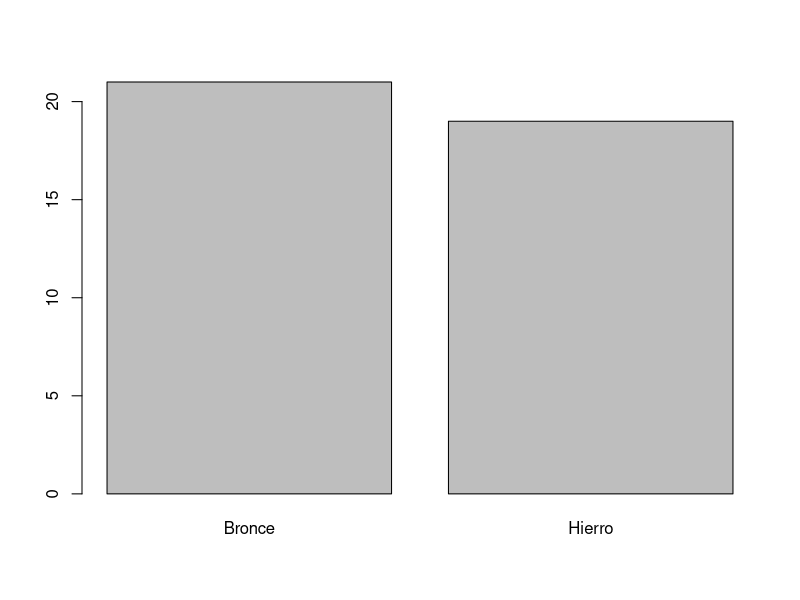
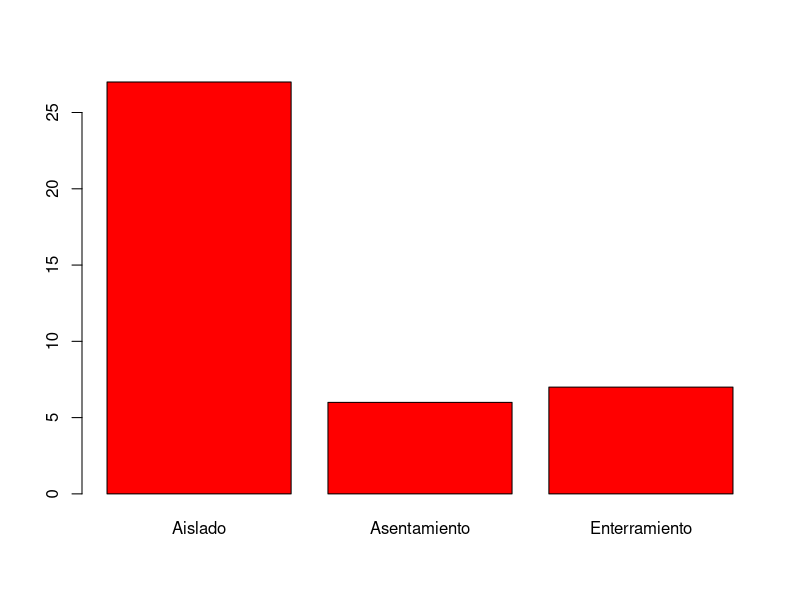
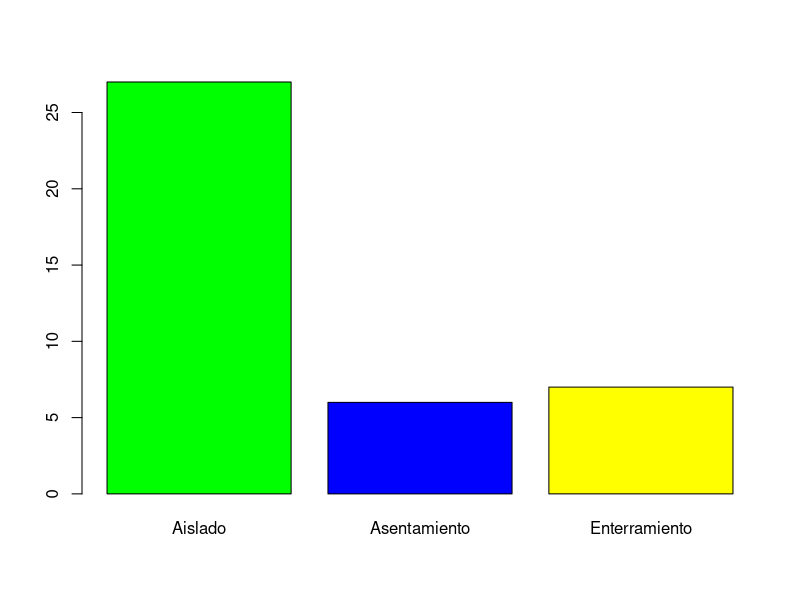
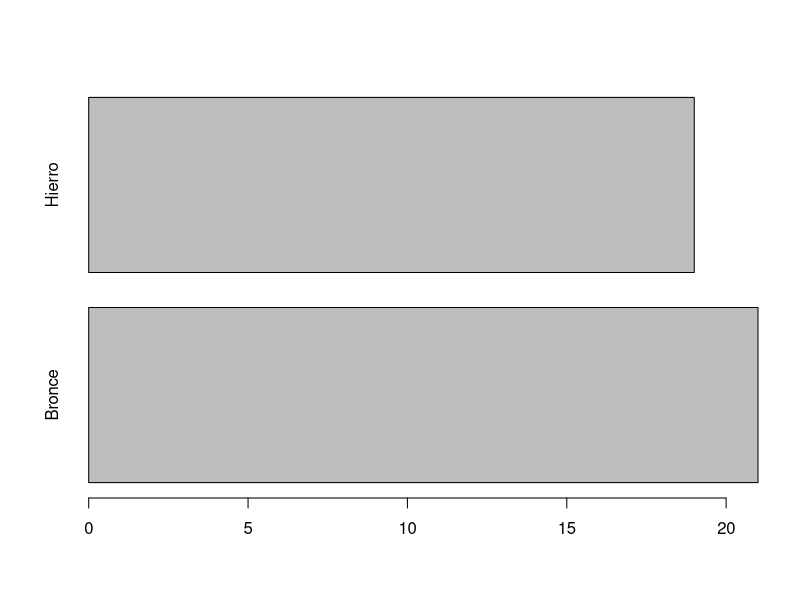
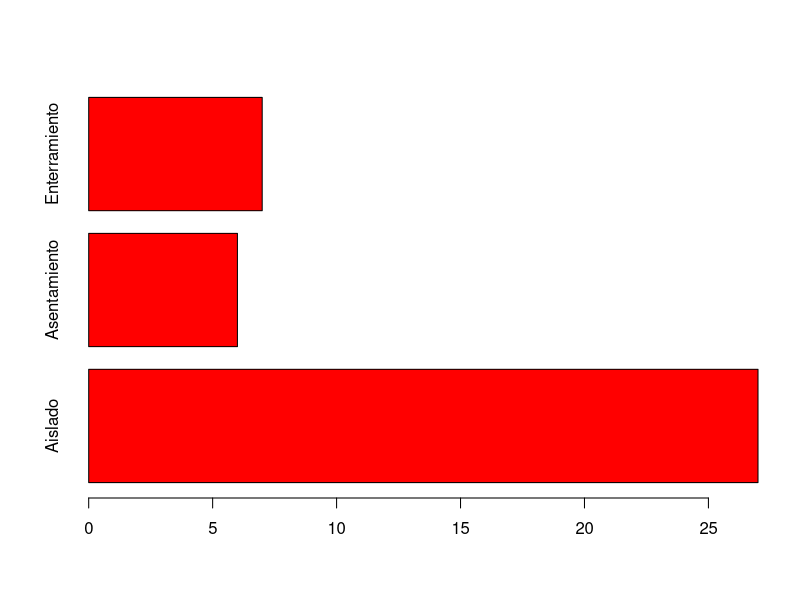
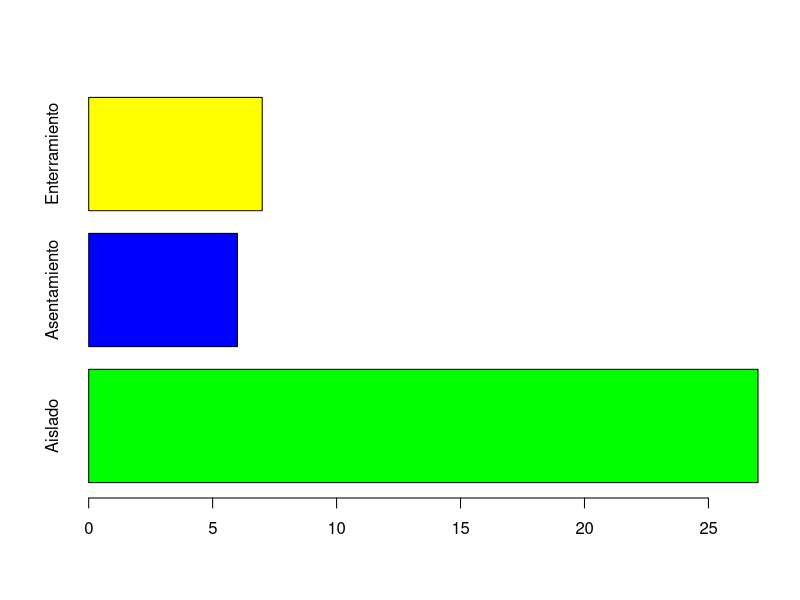
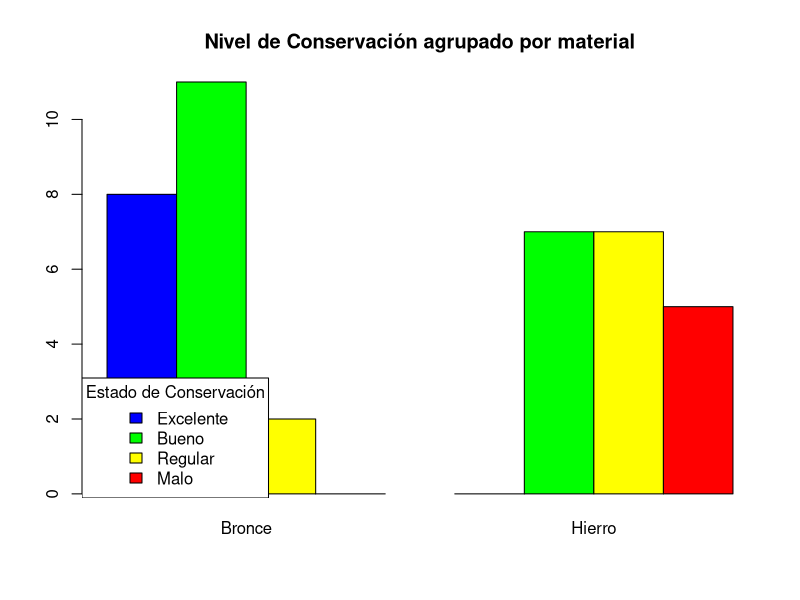
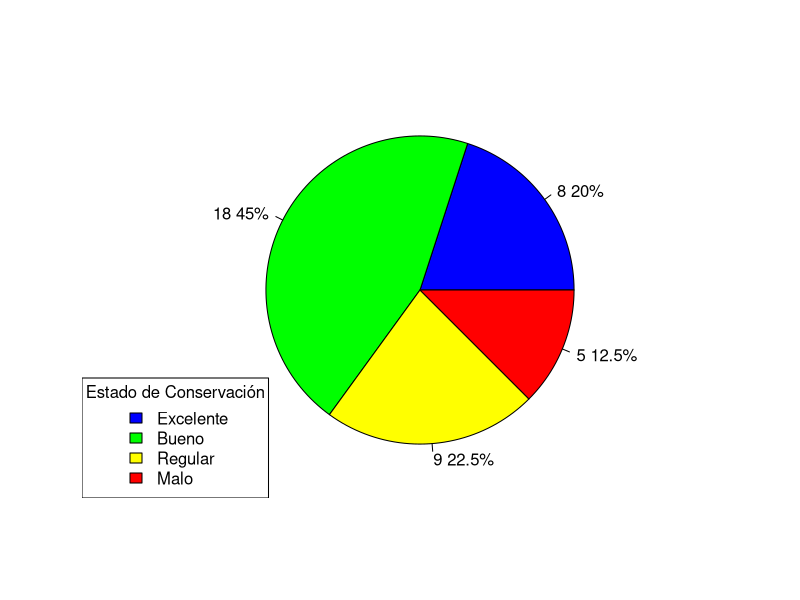

The R source for these figures, in order:
# Ejercicio 1:
# Las variables contenidas en el tabla de datos "spearheads" corresponden a las
# siguientes categorías:
# CUALITATIVAS NOMINALES: Material, Contexto, Loop y Remache 
# CUALITATIVAS ORDINALES: Conservación
# INTERVALO: Fecha
# CUANTITATIVAS: LongitudMax, LongitudCubo, AnchoMax, AnchoCuboSup, 
                #AnchoCuboInf, LongAnchoMax y Peso

# Ejercicio 2:
# Para crear un nuevo proyecto en RStudio nos vamos al icono ubicado en la esquina
#superior derecha del programa, clicamos en directorio existente y escogemos
#una carpeta de nuestro pc donde se almacenarán todos los datos y scripts relativos
#al proyecto. El nombre de la carpeta seleccionada dictará el nombre del proyecto.
# Se aconseja que la ruta no sea excesivamente larga, por lo que este proyecto se 
#aloja en el disco C:, sin extender más la ruta del archivo. 
# Podemos comprobar el directorio en el que se ubica con el comando:
getwd() #Resultado:[1] "C:/claseR/PracticaManuel"
# Y podemos cambiar nuestro directorio en caso de necesitarlo con el comando:
setwd() #especificando en esta función la nueva ruta.

# Ejercicio 3:
# Para importar la tabla de datos podemos hacer uso del comando:
SH <- read.csv("spearheads.csv")
# Es importante que el archivo que queramos abrir esté dentro del directorio de
#nuestro proyecto.
# Lo que hemos hecho con el comando es crear un objeto llamado SH con la función
#"<-" y le hemos dicho que los valores asociados de ese objeto provienen de 
#la tabla de valores "spearheads", que el programa puede leer gracias a la función
#"read.csv". Ahora tenemos el objeto SH (nuestra tabla de valores), ubicada
#en el panel izquierdo superior, en la pestaña de enviroment, y podemos ver
#lo que contiene clicando sobre ella.

# Ejercicio 4:
# Para renombrar las variables haremos uso del comando:
colnames(SH) <- c("Caso", "Material", "Contexto", "Loop", "Remache", 
                  "Conservacion", "Fecha", "LongitudMax", "LongitudCubo", 
                  "AnchoMax", "AnchoCuboSup", "AnchoCuboInf", "LongAnchoMax", 
                  "Peso")
# La función "colnames" nos sirve para editar los nombres de las columnas de 
#nuestra tabla de valores, luego asignamos mediante un vector "c" un nuevo
#nombre para cada variable. Mediante este método necesitamos nombrar a todas
#las columnas de manera ordenada (de izquierda a derecha).

# Ejercicio 5:
# Para asignarle etiquetas a las variables cualitativas podemos hacer uso
#del siguiente código:
SH$Material <- ordered(SH$Material, levels <- c(1,2), labels <- c("Bronce", "Hierro"))
SH$Contexto <- ordered(SH$Contexto, levels <- c(1,2,3), 
                       labels <- c("Aislado", "Asentamiento", "Enterramiento"))
SH$Loop <- ordered(SH$Loop, levels <- c(1,2), labels <- c("No", "Si"))
SH$Remache <- ordered(SH$Remache, levels <- c(1,2), labels <- c("No", "Si"))
SH$Conservacion <- ordered(SH$Conservacion, levels <- c(1,2,3,4), 
                           labels <- c("Excelente", "Buena", "Suficiente", "Pobre"))
# Este código funciona de manera similar al del anterior ejercicio. Primero
#necesitamos llamar a las columnas a las que le vamos a sustituir los valores,
#y después con la función "ordered" sustituiremos los valores numéricos "levels"
#por alfanuméricos "labels". 

# Ejercicio 6:
# Para generar tablas de frecuencia usamos la función "table"; para almacenar
#los valores de estas tablas los guardamos como objetos con la función "<-". 
#A la función table solo tenemos que darle la variable de nuestra tabla de datos
#que queremos que convierta en tabla de frecuencia, para lo que usaremos
#el operador "$".
TablaMat <- table(SH$Material)
TablaMat
TablaCont <- table(SH$Contexto)
TablaCont
TablaCons <- table(SH$Conservacion)
TablaCons

# Ejercicio 7:
# Para generar tablas cruzadas también podemos usar la función "table", separando
#con "," las diferentes variables que queremos cruzar.
MatCont <- table(SH$Material, SH$Contexto)
MatCont
MatCons <- table(SH$Material, SH$Conservacion)
MatCons

# Ejercicio 8:
# Para poder generar tablas con porcentajes primero es necesario convertir 
#las tablas de frecuencia en dataframes. Para ello utilizaremos la función
#"data.frame"
MatDF <- data.frame(TablaMat)
ContDF <- data.frame(TablaCont)
ConsDF <- data.frame(TablaCons)
# El código que utilizamos para crear estos objetos que contienen los porcentajes
#de nuestras variables es la operación matemática necesaria para calcularlos.
PorcMat <- with(MatDF, Freq/sum(Freq) * 100)
PorcMat
PorcCont <- with(ContDF, Freq/sum(Freq) * 100)
PorcCont
PorcCons <- with(ConsDF, Freq/sum(Freq) * 100)
PorcCons

# Ejercicio 9:
#Para generar tablas de frecuencia usamos la función "table"; para almacenar
#los valores de estas tablas los guardamos como objetos con la función "<-". 
#A la función table solo tenemos que darle la variable de nuestra tabla de datos
#que queremos que convierta en tabla de frecuencia, para lo que usaremos
#el operador "$".
TablaMat <- table(SH$Material)
TablaMat
TablaCont <- table(SH$Contexto)
TablaCont
TablaCons <- table(SH$Contexto)

# Ejercicio 10:
# Para generar gráficos de barras verticales usamos la función "barplot" y le
#damos una tabla de frecuencias como las previamente generadas.
#Podemos cambiar el color del gráfico con el argumento "col"
barplot(TablaMat)

barplot(TablaCons, col="red")

barplot(TablaCont, col= c("green", "blue", "yellow"))
#Para hacer los gráficos de barras horizontales añadimos el argumento 
#"horiz=TRUE"
barplot(TablaMat, horiz=TRUE)
barplot(TablaCons, col="red",  horiz=TRUE)
barplot(TablaCont, col= c("green", "blue", "yellow"),  horiz=TRUE)

# Ejercicio 11:
# Para poder agrupar los datos de la variable de conservación sobre los de material
#creo una nueva tabla en la que las variables aparezcan en este orden:
ConsMat <- table(SH$Conservacion, SH$Material)
# Luego utilizo la función barplot para generar la gráfica:
#El argumento "main" sirve para darle un nombre a la gráfica
#El argumento "beside=TRUE" sirve para separar en por columnas los valores de la
#variable de material
#El argumento "col" es para darle colores que puedan identificarse según el 
#nivel de conservación
barplot(ConsMat, col= c("blue", "green", "yellow", "red"), 
        main= "Nivel de Conservación agrupado por material", beside=TRUE)

#La función legend sirve para darle una leyenda a la gráfica:
#el argumento "bottomleft" indica la posición de la leyenda en este caso
#en la esquina inferior izquierda
#el siguiente argumento sirve para incluir el texto en la leyenda
#"title" le proporciona el título
#y "fill" nos proporciona los colores
legend("bottomleft", c("Excelente", "Bueno", "Regular", "Malo"), 
       title= "Estado de Conservación", fill=c("blue", "green", "yellow", "red"))

# Ejercicio 12:
# Para generar gráficos de barra utilizamos la función "pie".
# También genero las etiquetas necesarias para incluir la frecuencia absoluta
#y el porcentaje antes de generar la gráfica, mediante la creación de un 
#objeto llamado "lbls" que contiene estos datos.
#También genero una leyenda, de igual forma que en el ejercicio anterior.
Porlbl <- c("20","45","22.5","12.5")
Porlbl
Conslbl <- c("8", "18", "9", "5")
lbls <- paste(Conslbl, Porlbl)
lbls <- paste(lbls,"%",sep="")
PieCons <- pie(PorcCons, col= c("blue", "green", "yellow", "red"), labels= lbls)
legend("bottomleft", c("Excelente", "Bueno", "Regular", "Malo"), 
       title= "Estado de Conservación", fill=c("blue", "green", "yellow", "red"))

# Ejercicio 13:
# Antes de hacer nuestros histogramas necesitamos crear un segundo conjunto
#de datos que no contengan valores vacíos, porque si estos existen no
#podremos graficar histogramas. Para ello utilizamos el código:
SH2 <- na.omit(SH)
#Ahora podemos crear histogramas con la función "hist" dándole una variable
#de nuestro nuevo conjunto de datos con el operador "$". Además tenemos los
#argumentos:
#"Prob=T" para que el eje Y grafique unos valores porcentuales
#"main" para darle título
#y "xlab" e "ylab" para dale nombre a los ejes X e Y.
hist(SH2$LongitudMax, prob= T, main="Histograma de la longitud máxima", 
     xlab="Longitud máxima (cm)", ylab="Frecuencia")
#Ahora calculamos la curva de distribución normal mediante la siguiente operación
#que usa la función "dnorm" que nos sirve para este propósito.
CurLonMax <- dnorm(SH2$LongitudMax, mean = mean(SH2$LongitudMax), 
                   sd = sd(SH2$LongitudMax))
curve(dnorm(x, mean = mean(SH2$LongitudMax), sd = sd(SH2$LongitudMax)), 
      add = TRUE, col = "blue", lwd=4)
#Por último calculamos la densidad y la graficamos dentro de nuestro gráfico con 
#las funciones "Density" y "lines" respectivamente.
DLM <- density(SH2$LongitudMax)
lines(DLM, lwd = 4, col="red")
#Ahora repetimos estos pasos para el resto de variables
hist(SH2$LongitudCubo, prob= T, main="Histograma de la longitud del cubo", 
     xlab="Longitud del cubo (cm)", ylab="Frecuencia")
curve(dnorm(x, mean = mean(SH2$LongitudCubo), sd = sd(SH2$LongitudCubo)), 
      add = TRUE, col = "blue", lwd=4)
DenLonEnc <- density(SH2$LongitudCubo)
lines(DenLonEnc, lwd=5, col= "red")

hist(SH2$AnchoMax, prob= T, main="Histograma del Ancho Máximo", 
     xlab="Ancho Máximo (cm)", ylab="Frecuencia")
curve(dnorm(x, mean = mean(SH2$AnchoMax), sd = sd(SH2$AnchoMax)), 
      add = TRUE, col = "blue", lwd=4)
DenAncMax <- density(SH2$AnchoMax)
lines(DenAncMax, lwd = 4, col="red")

hist(SH2$AnchoCuboSup, prob= T, main="Histograma del Ancho del Cubo Superior", 
     xlab="Ancho del cubo superior(cm)", ylab="Frecuencia")
curve(dnorm(x, mean = mean(SH2$AnchoCuboSup), sd = sd(SH2$AnchoCuboSup)), 
      add = TRUE, col = "blue", lwd=4)
DenAncEnc <- density(SH2$AnchoCuboSup)
lines(DenAncEnc, lwd = 4, col="red")

hist(SH2$AnchoCuboInf, prob= T, main="Histograma del Ancho del Cubo Inferior", 
     xlab="Ancho del cubo inferior (cm)", ylab="Frecuencia")
curve(dnorm(x, mean = mean(SH2$AnchoCuboInf), sd = sd(SH2$AnchoCuboInf)), 
      add = TRUE, col = "blue", lwd=4)
DenMaxEnc <- density(SH2$AnchoCuboInf)
lines(DenMaxEnc, lwd = 4, col="red")

hist(SH2$LongAnchoMax, prob= T, main="Histograma de la longitud del ancho máximo", 
     xlab="Longitud del ancho máximo (cm)", ylab="Frecuencia")
curve(dnorm(x, mean = mean(SH2$LongAnchoMax), sd = sd(SH2$LongAnchoMax)), 
      add = TRUE, col = "blue", lwd=4)
DenAncMaxEnc <- density(SH2$LongAnchoMax)
lines(DenAncMaxEnc, lwd = 4, col="red")

hist(SH2$Peso, prob= T, main="Histograma del Peso", 
     xlab="Peso (g)", ylab="Frecuencia")
curve(dnorm(x, mean = mean(SH2$Peso), sd = sd(SH2$Peso)), 
      add = TRUE, col = "blue", lwd=4)
DenAncMaxEnc <- density(SH2$Peso)
lines(DenAncMaxEnc, lwd = 4, col="red")

#Ejercicio 14:
# Para hacer un gráfico de caja y bigotes usamos la función "boxplot" con
#las variables de nuestro conjunto de datos
boxplot(SH$LongitudMax)
boxplot(SH$LongitudCubo)
boxplot(SH$AnchoMax)
boxplot(SH$AnchoCuboSup)
boxplot(SH$AnchoCuboInf)
boxplot(SH$LongAnchoMax)
boxplot(SH$Peso)

# Ejercicio 15:
# Para generar gráficos de violín primero necesitaremos cargar la librería
#vioplot porque la función que necesitamos "vioplot" se encuentra dentro de esta.
#Luego solo utilizamos la función sobre nuestras variables.
library(vioplot)
vioplot(SH$LongitudMax)
vioplot(SH$LongitudCubo)
vioplot(SH$AnchoMax)
vioplot(SH$AnchoCuboSup)
vioplot(SH$AnchoCuboInf)
vioplot(SH$LongAnchoMax)
vioplot(SH$Peso)
